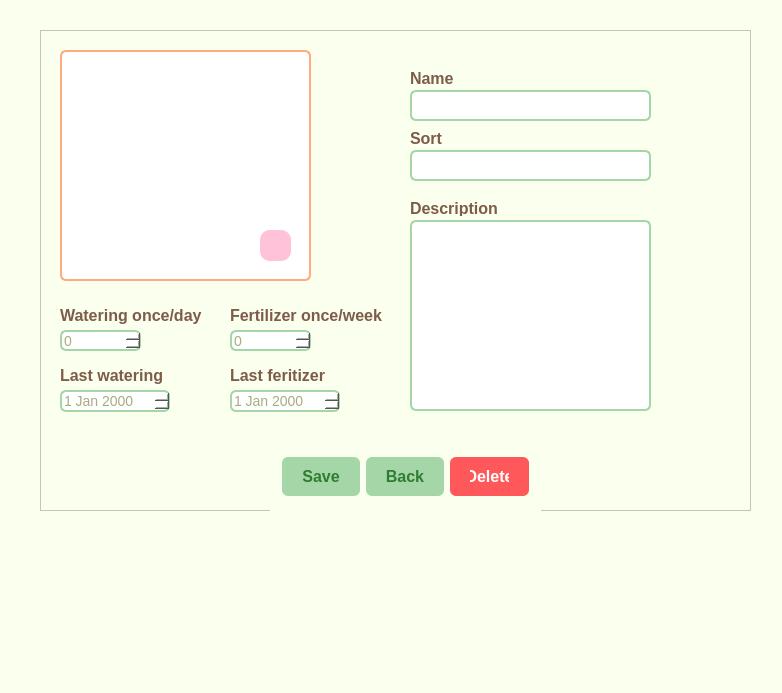
<?xml version="1.0" encoding="UTF-8"?>
<ui version="4.0">
 <class>itemFull</class>
 <widget class="QMainWindow" name="itemFull">
  <property name="geometry">
   <rect>
    <x>0</x>
    <y>0</y>
    <width>782</width>
    <height>693</height>
   </rect>
  </property>
  <property name="windowTitle">
   <string>MainWindow</string>
  </property>
  <property name="styleSheet">
   <string notr="true">background: rgb(251, 255, 237);</string>
  </property>
  <widget class="QWidget" name="centralwidget">
   <widget class="QFrame" name="frameItemFull">
    <property name="geometry">
     <rect>
      <x>40</x>
      <y>30</y>
      <width>711</width>
      <height>481</height>
     </rect>
    </property>
    <property name="frameShape">
     <enum>QFrame::Shape::StyledPanel</enum>
    </property>
    <property name="frameShadow">
     <enum>QFrame::Shadow::Raised</enum>
    </property>
    <widget class="QGraphicsView" name="viewItemFull">
     <property name="geometry">
      <rect>
       <x>20</x>
       <y>20</y>
       <width>251</width>
       <height>231</height>
      </rect>
     </property>
     <property name="styleSheet">
      <string notr="true">border-radius: 6px;
border: 2 solid rgb(255, 170, 127);
background: white;</string>
     </property>
    </widget>
    <widget class="QPushButton" name="changeImageItemFull">
     <property name="geometry">
      <rect>
       <x>220</x>
       <y>200</y>
       <width>31</width>
       <height>31</height>
      </rect>
     </property>
     <property name="styleSheet">
      <string notr="true">background-color: rgb(255, 194, 217);
border-radius: 10px;
color: white;
</string>
     </property>
     <property name="text">
      <string/>
     </property>
     <property name="icon">
      <iconset theme="QIcon::ThemeIcon::DocumentSaveAs"/>
     </property>
     <property name="iconSize">
      <size>
       <width>24</width>
       <height>24</height>
      </size>
     </property>
    </widget>
    <widget class="QTextEdit" name="textEditNameItemFull">
     <property name="geometry">
      <rect>
       <x>370</x>
       <y>60</y>
       <width>241</width>
       <height>31</height>
      </rect>
     </property>
     <property name="styleSheet">
      <string notr="true">background: white;
border: 2 solid #A5D6A7 ;
border-radius: 6px;
color: rgb(170, 170, 127);
font-size: 14px;
font: 9pt &quot;Century Gothic&quot;;
</string>
     </property>
    </widget>
    <widget class="QTextEdit" name="textEditSortItemFull">
     <property name="geometry">
      <rect>
       <x>370</x>
       <y>120</y>
       <width>241</width>
       <height>31</height>
      </rect>
     </property>
     <property name="styleSheet">
      <string notr="true">background: white;
border: 2 solid #A5D6A7 ;
border-radius: 6px;
color: rgb(170, 170, 127);
font-size: 14px;
font: 9pt &quot;Century Gothic&quot;;
</string>
     </property>
    </widget>
    <widget class="QSpinBox" name="spinWateringItemFull">
     <property name="geometry">
      <rect>
       <x>20</x>
       <y>300</y>
       <width>81</width>
       <height>21</height>
      </rect>
     </property>
     <property name="styleSheet">
      <string notr="true">background: white;
border: 2 solid #A5D6A7 ;
border-radius: 6px;
color: rgb(170, 170, 127);
font-size: 14px;
font: 9pt &quot;Century Gothic&quot;;
</string>
     </property>
    </widget>
    <widget class="QLabel" name="label_3">
     <property name="geometry">
      <rect>
       <x>20</x>
       <y>270</y>
       <width>151</width>
       <height>31</height>
      </rect>
     </property>
     <property name="styleSheet">
      <string notr="true">color: rgb(125, 92, 73);
font-size: 16px;
font-weight: bold;
border: none;
</string>
     </property>
     <property name="text">
      <string>Watering once/day</string>
     </property>
    </widget>
    <widget class="QLabel" name="label_4">
     <property name="geometry">
      <rect>
       <x>190</x>
       <y>270</y>
       <width>161</width>
       <height>31</height>
      </rect>
     </property>
     <property name="styleSheet">
      <string notr="true">color: rgb(125, 92, 73);
font-size: 16px;
font-weight: bold;
border: none;
</string>
     </property>
     <property name="text">
      <string>Fertilizer once/week</string>
     </property>
    </widget>
    <widget class="QSpinBox" name="spinFeritilizerItem">
     <property name="geometry">
      <rect>
       <x>190</x>
       <y>300</y>
       <width>81</width>
       <height>21</height>
      </rect>
     </property>
     <property name="styleSheet">
      <string notr="true">background: white;
border: 2 solid #A5D6A7 ;
border-radius: 6px;
color: rgb(170, 170, 127);
font-size: 14px;
font: 9pt &quot;Century Gothic&quot;;
</string>
     </property>
    </widget>
    <widget class="QLabel" name="labelSortItemFull">
     <property name="geometry">
      <rect>
       <x>370</x>
       <y>100</y>
       <width>49</width>
       <height>16</height>
      </rect>
     </property>
     <property name="styleSheet">
      <string notr="true">color: rgb(125, 92, 73);
font-size: 16px;
font-weight: bold;
border: none;
</string>
     </property>
     <property name="text">
      <string>Sort</string>
     </property>
    </widget>
    <widget class="QLabel" name="labelNameItemFull">
     <property name="geometry">
      <rect>
       <x>370</x>
       <y>40</y>
       <width>49</width>
       <height>16</height>
      </rect>
     </property>
     <property name="styleSheet">
      <string notr="true">color: rgb(125, 92, 73);
font-size: 16px;
font-weight: bold;
border: none;
</string>
     </property>
     <property name="text">
      <string>Name</string>
     </property>
    </widget>
    <widget class="QDateEdit" name="dateLastWateringItem">
     <property name="geometry">
      <rect>
       <x>20</x>
       <y>360</y>
       <width>110</width>
       <height>22</height>
      </rect>
     </property>
     <property name="styleSheet">
      <string notr="true">background: white;
border: 2 solid #A5D6A7 ;
border-radius: 6px;
color: rgb(170, 170, 127);
font-size: 14px;
font: 9pt &quot;Century Gothic&quot;;
</string>
     </property>
    </widget>
    <widget class="QLabel" name="label_5">
     <property name="geometry">
      <rect>
       <x>20</x>
       <y>330</y>
       <width>131</width>
       <height>31</height>
      </rect>
     </property>
     <property name="styleSheet">
      <string notr="true">color: rgb(125, 92, 73);
font-size: 16px;
font-weight: bold;
border: none;
</string>
     </property>
     <property name="text">
      <string>Last watering</string>
     </property>
    </widget>
    <widget class="QLabel" name="label_6">
     <property name="geometry">
      <rect>
       <x>190</x>
       <y>335</y>
       <width>131</width>
       <height>21</height>
      </rect>
     </property>
     <property name="styleSheet">
      <string notr="true">color: rgb(125, 92, 73);
font-size: 16px;
font-weight: bold;
border: none;
</string>
     </property>
     <property name="text">
      <string>Last feritizer</string>
     </property>
    </widget>
    <widget class="QDateEdit" name="dateLastFeritilizerItem">
     <property name="geometry">
      <rect>
       <x>190</x>
       <y>360</y>
       <width>110</width>
       <height>22</height>
      </rect>
     </property>
     <property name="styleSheet">
      <string notr="true">background: white;
border: 2 solid #A5D6A7 ;
border-radius: 6px;
color: rgb(170, 170, 127);
font-size: 14px;
font: 9pt &quot;Century Gothic&quot;;
</string>
     </property>
    </widget>
    <widget class="QTextEdit" name="textEditDescriptionItemFull">
     <property name="geometry">
      <rect>
       <x>370</x>
       <y>190</y>
       <width>241</width>
       <height>191</height>
      </rect>
     </property>
     <property name="styleSheet">
      <string notr="true">background: white;
border: 2 solid #A5D6A7 ;
border-radius: 6px;
color: rgb(170, 170, 127);
font-size: 14px;
font: 9pt &quot;Century Gothic&quot;;
</string>
     </property>
    </widget>
    <widget class="QLabel" name="labelDescriptionItemFull">
     <property name="geometry">
      <rect>
       <x>370</x>
       <y>170</y>
       <width>101</width>
       <height>16</height>
      </rect>
     </property>
     <property name="styleSheet">
      <string notr="true">color: rgb(125, 92, 73);
font-size: 16px;
font-weight: bold;
border: none;
</string>
     </property>
     <property name="text">
      <string>Description</string>
     </property>
    </widget>
    <widget class="QGroupBox" name="horizontalGroupBox">
     <property name="geometry">
      <rect>
       <x>230</x>
       <y>410</y>
       <width>271</width>
       <height>71</height>
      </rect>
     </property>
     <property name="styleSheet">
      <string notr="true">border: none;</string>
     </property>
     <layout class="QHBoxLayout" name="horizontalLayout">
      <item>
       <widget class="QPushButton" name="btnSaveItem">
        <property name="styleSheet">
         <string notr="true">background-color: #A5D6A7;
color: #2E7D32;
border: none;
border-radius: 6px;
padding: 10px 20px;
font-size: 16px;
font: &quot;Century Gothic&quot;;
font-weight: bold;
</string>
        </property>
        <property name="text">
         <string>Save</string>
        </property>
       </widget>
      </item>
      <item>
       <widget class="QPushButton" name="btnBackItem">
        <property name="styleSheet">
         <string notr="true">background-color: #A5D6A7;
color: #2E7D32;
border: none;
border-radius: 6px;
padding: 10px 20px;
font-size: 16px;
font-weight: bold;
</string>
        </property>
        <property name="text">
         <string>Back</string>
        </property>
       </widget>
      </item>
      <item>
       <widget class="QPushButton" name="btnDeleteItem">
        <property name="styleSheet">
         <string notr="true">background-color: rgb(255, 88, 91);
color: white;
border: none;
border-radius: 6px;
padding: 10px 20px;
font-size: 16px;
font-weight: bold;
</string>
        </property>
        <property name="text">
         <string>Delete</string>
        </property>
       </widget>
      </item>
     </layout>
    </widget>
    <zorder>viewItemFull</zorder>
    <zorder>changeImageItemFull</zorder>
    <zorder>textEditNameItemFull</zorder>
    <zorder>textEditSortItemFull</zorder>
    <zorder>label_3</zorder>
    <zorder>label_4</zorder>
    <zorder>labelSortItemFull</zorder>
    <zorder>labelNameItemFull</zorder>
    <zorder>label_5</zorder>
    <zorder>label_6</zorder>
    <zorder>textEditDescriptionItemFull</zorder>
    <zorder>labelDescriptionItemFull</zorder>
    <zorder>horizontalGroupBox</zorder>
    <zorder>spinWateringItemFull</zorder>
    <zorder>dateLastWateringItem</zorder>
    <zorder>spinFeritilizerItem</zorder>
    <zorder>dateLastFeritilizerItem</zorder>
   </widget>
  </widget>
  <widget class="QMenuBar" name="menubar">
   <property name="geometry">
    <rect>
     <x>0</x>
     <y>0</y>
     <width>782</width>
     <height>22</height>
    </rect>
   </property>
  </widget>
  <widget class="QStatusBar" name="statusbar"/>
 </widget>
 <resources/>
 <connections/>
</ui>
